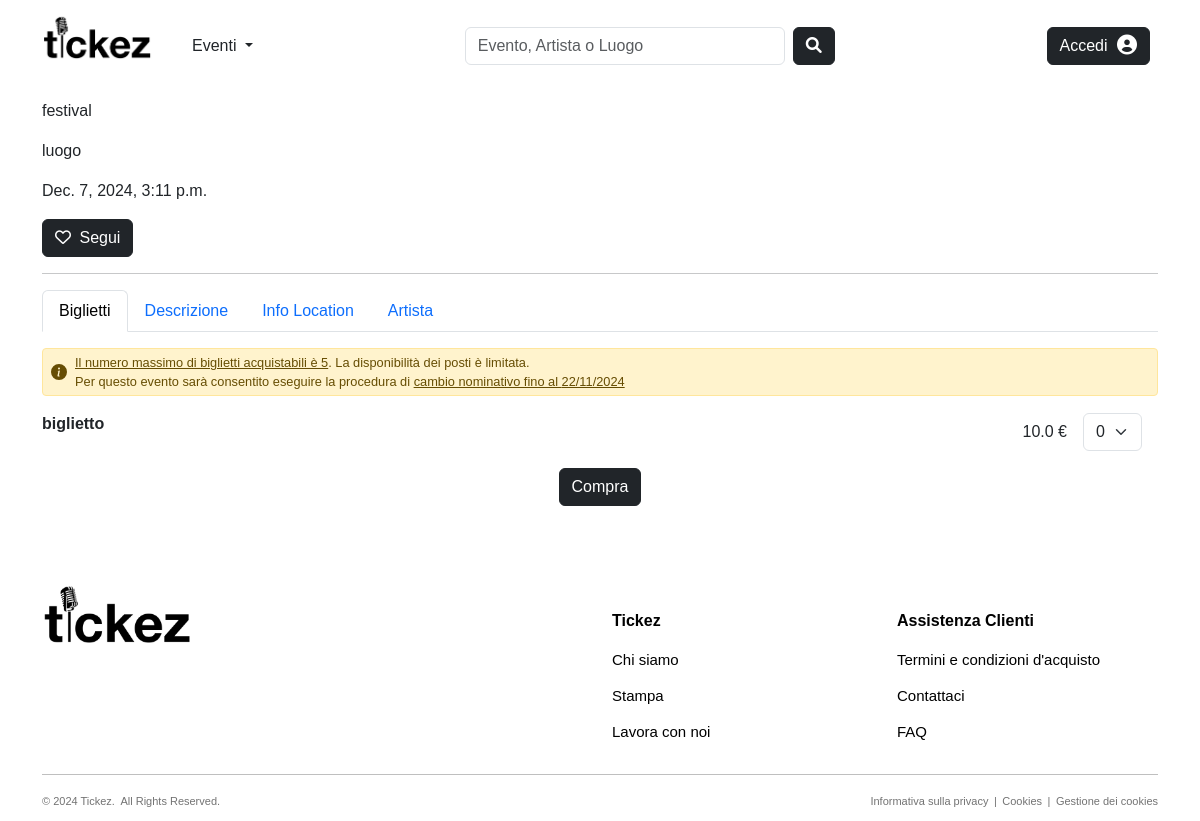
Before: /products/events/festival-14/ with the older database file.
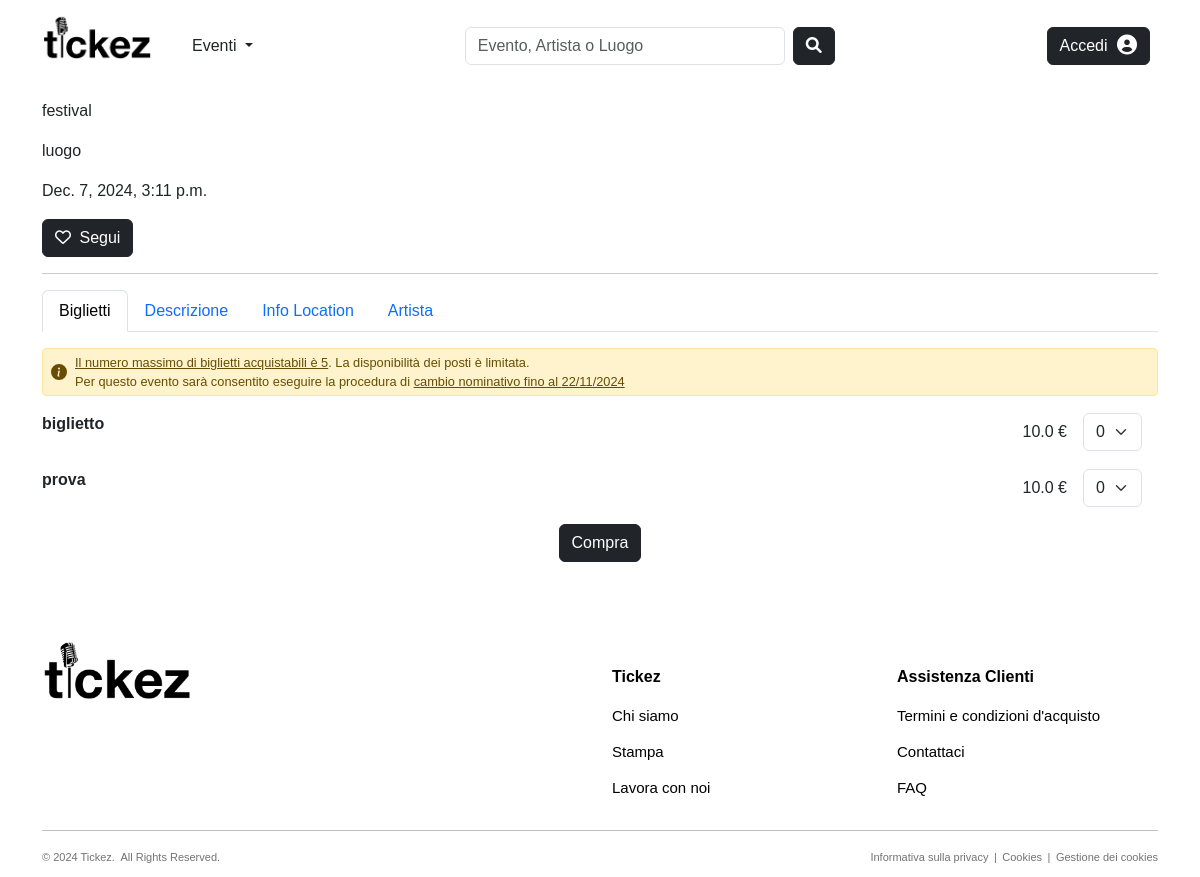
After: the same page with the newer database file.
### products/models.py (models this page shows, shortened)
class Biglietto(models.Model):
    tipologia = models.CharField(max_length=100, null=True, blank=True, default='')
    slug = models.SlugField(max_length=200, null=False, unique=True, blank=True)
    prezzo = models.FloatField(null=True, blank=True, default=0.00)
    descrizione = models.TextField(null=True, blank=True, default='')
    quantita = models.IntegerField(default=0)
    organizzatore = models.ForeignKey(to='users.Organizzatore', on_delete=models.CASCADE, null=True, blank=True, related_name='biglietti_generati')
    evento = models.ForeignKey(Evento, on_delete=models.CASCADE, null=True, blank=True, related_name='biglietti_disponibili')
    ordine = models.ManyToManyField(to='orders.Ordine', blank=True, default=None, related_name='biglietti_ordinati')
    class Meta:
        verbose_name_plural = 'Biglietti'

### products/views.py (the view, shortened to what this page needs)
# urls.py: path('events/<slug:slug>-<int:pk>/', views.EventDetailView.as_view(), name="event-details"),
class EventDetailView(DetailView):
    model = Evento
    template_name = "products/event_details.html"
    def get_context_data(self, **kwargs):
        context = super().get_context_data(**kwargs)
        evento = self.get_object()
        evento.visualizzazioni += 1
        evento.save()
        print(evento.visualizzazioni)
        context['title'] = str(self.get_object().organizzatore) + ' - ' + self.get_object().nome
        context['tickets'] = self.get_object().biglietti_disponibili.all()
        context['range_dropdown'] = range(0, 6)
        context['name_change'] = self.get_object().data_ora - timedelta(days=15)
        return context

### common/context_processors.py (called while the page is built, shortened)
def notifications(request):
    notifications = []
    unread_count = 0
    return {
        'notifications': notifications,
        'unread_count': unread_count,
    }

### common/models.py (called while the page is built)
    def get_absolute_url(self):
        return reverse("common:venue-details", kwargs={"slug": self.slug, "pk": self.pk})

### products/models.py (called while the page is built)
    def save(self, *args, **kwargs):
        if not self.slug or slugify(self.nome) != self.slug:
            self.slug = slugify(self.nome)
        super().save(*args, **kwargs)

### users/models.py (called while the page is built)
    def __str__(self):
        return self.nome

    def get_absolute_url(self):
        return reverse("users:artist-details", kwargs={"slug": self.slug, "pk": self.pk})

### products/templates/products/event_details.html (shortened to what the changed rows need)
{% extends "products/base_products.html" %}
{% load static %}
{% load crispy_forms_tags %}
{% block content %}
    <div class="container">
        <div class="tab-content">
          <div class="tab-pane active" id="tickets" role="tabpanel" aria-labelledby="tickets-tab">
            <form method="POST" action="{% url 'orders:checkout' %}"> {% csrf_token %}
              {% for t in tickets %}
                <div class="ticket-row d-flex justify-content-between align-items-center mb-3">
                  <div>
                    <strong class="{% if t.quantita == 0 %}text-muted{% endif %}">{{ t.tipologia }}</strong>
                  </div>
                  {% if t.quantita == 0 %}
                    <div class="text-muted">
                      <span class="me-3 mt-3">Non disponibile</span>
                    </div>
                  {% else %}
                    <div class="d-flex align-items-center">
                      <span class="me-3">{{ t.prezzo }} €</span>
                      <select class="form-select me-3" name="quantita_{{ t.id }}" style="width: auto;">
                        {% for i in range_dropdown %}
                          <option value="{{ i }}">{{ i }}</option>
                        {% endfor %}
                      </select>
                    </div>
                  {% endif %}
                </div>
              {% empty %}
                <p class="mt-3 text-muted">Nessun biglietto disponibile.</p>
              {% endfor %}
            </form>
          </div>
        </div>
    </div>
{% endblock %}

Changed rows visible on the page:
added Biglietto: tipologia "prova", prezzo "10.0", id "0"
